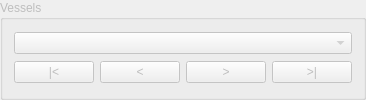
              <widget class="QGroupBox" name="vesselsGroup">
               <property name="enabled">
                <bool>false</bool>
               </property>
               <property name="title">
                <string>Vessels</string>
               </property>
               <layout class="QVBoxLayout" name="verticalLayout_5">
                <item>
                 <widget class="QComboBox" name="vesselCombo"/>
                </item>
                <item>
                 <layout class="QHBoxLayout" name="vesselLayout" stretch="1,1,0,0">
                  <item>
                   <widget class="QPushButton" name="firstVesselButton">
                    <property name="toolTip">
                     <string>First Vessel</string>
                    </property>
                    <property name="text">
                     <string>|&lt;</string>
                    </property>
                    <property name="flat">
                     <bool>false</bool>
                    </property>
                   </widget>
                  </item>
                  <item>
                   <widget class="QPushButton" name="prevVesselButton">
                    <property name="toolTip">
                     <string>Previous Vessel</string>
                    </property>
                    <property name="text">
                     <string>&lt;</string>
                    </property>
                   </widget>
                  </item>
                  <item>
                   <widget class="QPushButton" name="nextVesselButton">
                    <property name="toolTip">
                     <string>Next Vessel</string>
                    </property>
                    <property name="text">
                     <string>&gt;</string>
                    </property>
                   </widget>
                  </item>
                  <item>
                   <widget class="QPushButton" name="lastVesselButton">
                    <property name="toolTip">
                     <string>Last Vessel</string>
                    </property>
                    <property name="text">
                     <string>&gt;|</string>
                    </property>
                   </widget>
                  </item>
                 </layout>
                </item>
               </layout>
              </widget>
